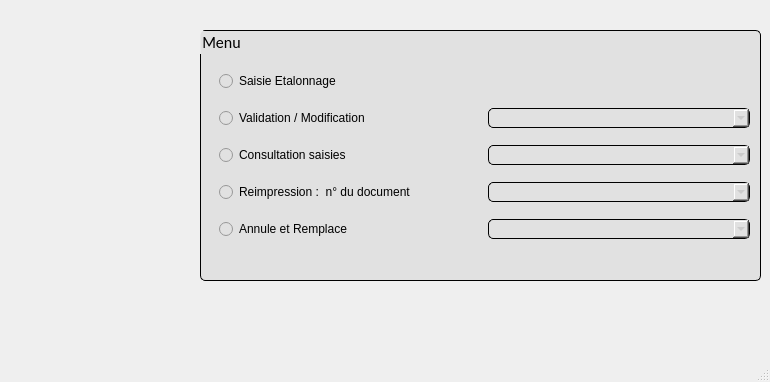
<?xml version="1.0" encoding="UTF-8"?>
<ui version="4.0">
 <class>Menu</class>
 <widget class="QMainWindow" name="Menu">
  <property name="enabled">
   <bool>true</bool>
  </property>
  <property name="geometry">
   <rect>
    <x>0</x>
    <y>0</y>
    <width>770</width>
    <height>382</height>
   </rect>
  </property>
  <property name="minimumSize">
   <size>
    <width>770</width>
    <height>346</height>
   </size>
  </property>
  <property name="maximumSize">
   <size>
    <width>770</width>
    <height>467</height>
   </size>
  </property>
  <property name="windowTitle">
   <string>Menu Etalonnage en Temperature</string>
  </property>
  <property name="whatsThis">
   <string>&lt;html&gt;&lt;head/&gt;&lt;body&gt;&lt;p&gt;&lt;img src=&quot;:/newPrefix/LOGO REACTUALISE.bmp&quot;/&gt;&lt;/p&gt;&lt;/body&gt;&lt;/html&gt;</string>
  </property>
  <property name="autoFillBackground">
   <bool>false</bool>
  </property>
  <property name="styleSheet">
   <string notr="true">QGroupBox {
background-color: rgb(225, 225, 225); 
border: 1px solid Black;
border-radius: 5px;
 margin-top: 1ex; /* leave space at the top for the title */
 }

QRadioButton{
background-color: rgb(225, 225, 225);}


QComboBox {
background-color: rgb(225, 225, 225);
border: 1px solid Black;
border-radius: 5px;
padding: 1px 18px 1px 3px;}

QLineEdit {
     border: 1px solid Black;
     border-radius: 5px;}

</string>
  </property>
  <property name="toolButtonStyle">
   <enum>Qt::ToolButtonIconOnly</enum>
  </property>
  <property name="tabShape">
   <enum>QTabWidget::Rounded</enum>
  </property>
  <widget class="QWidget" name="centralwidget">
   <widget class="QGroupBox" name="groupBox">
    <property name="geometry">
     <rect>
      <x>200</x>
      <y>30</y>
      <width>561</width>
      <height>251</height>
     </rect>
    </property>
    <property name="font">
     <font>
      <family>Calibri</family>
      <pointsize>12</pointsize>
     </font>
    </property>
    <property name="title">
     <string>Menu</string>
    </property>
    <widget class="QWidget" name="gridLayoutWidget">
     <property name="geometry">
      <rect>
       <x>19</x>
       <y>30</y>
       <width>531</width>
       <height>191</height>
      </rect>
     </property>
     <layout class="QGridLayout" name="gridLayout">
      <item row="0" column="0">
       <widget class="QRadioButton" name="radioButton_saisie_etal">
        <property name="font">
         <font>
          <pointsize>9</pointsize>
         </font>
        </property>
        <property name="text">
         <string>Saisie Etalonnage </string>
        </property>
       </widget>
      </item>
      <item row="1" column="0">
       <widget class="QRadioButton" name="radioButton_validation">
        <property name="font">
         <font>
          <pointsize>9</pointsize>
         </font>
        </property>
        <property name="text">
         <string>Validation / Modification</string>
        </property>
       </widget>
      </item>
      <item row="2" column="0">
       <widget class="QRadioButton" name="radioButton_consultation">
        <property name="font">
         <font>
          <pointsize>9</pointsize>
         </font>
        </property>
        <property name="text">
         <string>Consultation saisies</string>
        </property>
       </widget>
      </item>
      <item row="1" column="1">
       <widget class="QComboBox" name="comboBox_validation_n_doc">
        <property name="enabled">
         <bool>false</bool>
        </property>
        <property name="editable">
         <bool>true</bool>
        </property>
       </widget>
      </item>
      <item row="2" column="1">
       <widget class="QComboBox" name="comboBox_consultation">
        <property name="enabled">
         <bool>false</bool>
        </property>
        <property name="editable">
         <bool>true</bool>
        </property>
       </widget>
      </item>
      <item row="4" column="0">
       <widget class="QRadioButton" name="radioButton_annule_remplace">
        <property name="font">
         <font>
          <pointsize>9</pointsize>
         </font>
        </property>
        <property name="text">
         <string>Annule et Remplace</string>
        </property>
       </widget>
      </item>
      <item row="3" column="0">
       <widget class="QRadioButton" name="radioButton_reeimpression">
        <property name="font">
         <font>
          <pointsize>9</pointsize>
         </font>
        </property>
        <property name="text">
         <string>Reimpression :  n° du document</string>
        </property>
       </widget>
      </item>
      <item row="4" column="1">
       <widget class="QComboBox" name="comboBox_annule_remplace_n_doc">
        <property name="enabled">
         <bool>false</bool>
        </property>
        <property name="editable">
         <bool>true</bool>
        </property>
       </widget>
      </item>
      <item row="3" column="1">
       <widget class="QComboBox" name="comboBox_reeimp_n_document">
        <property name="enabled">
         <bool>false</bool>
        </property>
        <property name="editable">
         <bool>true</bool>
        </property>
       </widget>
      </item>
     </layout>
    </widget>
   </widget>
   <widget class="QLabel" name="label">
    <property name="geometry">
     <rect>
      <x>20</x>
      <y>10</y>
      <width>171</width>
      <height>201</height>
     </rect>
    </property>
    <property name="text">
     <string/>
    </property>
    <property name="pixmap">
     <pixmap>LOGO_REACTUALISE_petit_format.png</pixmap>
    </property>
   </widget>
  </widget>
  <widget class="QMenuBar" name="menubar">
   <property name="geometry">
    <rect>
     <x>0</x>
     <y>0</y>
     <width>770</width>
     <height>21</height>
    </rect>
   </property>
  </widget>
  <widget class="QStatusBar" name="statusbar"/>
 </widget>
 <resources/>
 <connections>
  <connection>
   <sender>radioButton_saisie_etal</sender>
   <signal>clicked(bool)</signal>
   <receiver>comboBox_validation_n_doc</receiver>
   <slot>setDisabled(bool)</slot>
   <hints>
    <hint type="sourcelabel">
     <x>290</x>
     <y>110</y>
    </hint>
    <hint type="destinationlabel">
     <x>504</x>
     <y>140</y>
    </hint>
   </hints>
  </connection>
  <connection>
   <sender>radioButton_saisie_etal</sender>
   <signal>clicked(bool)</signal>
   <receiver>comboBox_validation_n_doc</receiver>
   <slot>clear()</slot>
   <hints>
    <hint type="sourcelabel">
     <x>397</x>
     <y>96</y>
    </hint>
    <hint type="destinationlabel">
     <x>532</x>
     <y>138</y>
    </hint>
   </hints>
  </connection>
  <connection>
   <sender>radioButton_saisie_etal</sender>
   <signal>clicked(bool)</signal>
   <receiver>comboBox_consultation</receiver>
   <slot>setDisabled(bool)</slot>
   <hints>
    <hint type="sourcelabel">
     <x>291</x>
     <y>102</y>
    </hint>
    <hint type="destinationlabel">
     <x>522</x>
     <y>178</y>
    </hint>
   </hints>
  </connection>
  <connection>
   <sender>radioButton_saisie_etal</sender>
   <signal>clicked(bool)</signal>
   <receiver>comboBox_consultation</receiver>
   <slot>clear()</slot>
   <hints>
    <hint type="sourcelabel">
     <x>446</x>
     <y>100</y>
    </hint>
    <hint type="destinationlabel">
     <x>530</x>
     <y>177</y>
    </hint>
   </hints>
  </connection>
  <connection>
   <sender>radioButton_saisie_etal</sender>
   <signal>clicked(bool)</signal>
   <receiver>comboBox_reeimp_n_document</receiver>
   <slot>setDisabled(bool)</slot>
   <hints>
    <hint type="sourcelabel">
     <x>344</x>
     <y>102</y>
    </hint>
    <hint type="destinationlabel">
     <x>514</x>
     <y>219</y>
    </hint>
   </hints>
  </connection>
  <connection>
   <sender>radioButton_saisie_etal</sender>
   <signal>clicked(bool)</signal>
   <receiver>comboBox_reeimp_n_document</receiver>
   <slot>clear()</slot>
   <hints>
    <hint type="sourcelabel">
     <x>364</x>
     <y>105</y>
    </hint>
    <hint type="destinationlabel">
     <x>521</x>
     <y>213</y>
    </hint>
   </hints>
  </connection>
  <connection>
   <sender>radioButton_saisie_etal</sender>
   <signal>clicked(bool)</signal>
   <receiver>comboBox_annule_remplace_n_doc</receiver>
   <slot>setDisabled(bool)</slot>
   <hints>
    <hint type="sourcelabel">
     <x>313</x>
     <y>103</y>
    </hint>
    <hint type="destinationlabel">
     <x>535</x>
     <y>252</y>
    </hint>
   </hints>
  </connection>
  <connection>
   <sender>radioButton_saisie_etal</sender>
   <signal>clicked(bool)</signal>
   <receiver>comboBox_annule_remplace_n_doc</receiver>
   <slot>clear()</slot>
   <hints>
    <hint type="sourcelabel">
     <x>241</x>
     <y>102</y>
    </hint>
    <hint type="destinationlabel">
     <x>590</x>
     <y>249</y>
    </hint>
   </hints>
  </connection>
  <connection>
   <sender>radioButton_validation</sender>
   <signal>clicked(bool)</signal>
   <receiver>comboBox_validation_n_doc</receiver>
   <slot>setEnabled(bool)</slot>
   <hints>
    <hint type="sourcelabel">
     <x>253</x>
     <y>136</y>
    </hint>
    <hint type="destinationlabel">
     <x>547</x>
     <y>142</y>
    </hint>
   </hints>
  </connection>
  <connection>
   <sender>radioButton_validation</sender>
   <signal>clicked(bool)</signal>
   <receiver>comboBox_validation_n_doc</receiver>
   <slot>clear()</slot>
   <hints>
    <hint type="sourcelabel">
     <x>393</x>
     <y>138</y>
    </hint>
    <hint type="destinationlabel">
     <x>532</x>
     <y>143</y>
    </hint>
   </hints>
  </connection>
  <connection>
   <sender>radioButton_validation</sender>
   <signal>clicked(bool)</signal>
   <receiver>comboBox_consultation</receiver>
   <slot>setDisabled(bool)</slot>
   <hints>
    <hint type="sourcelabel">
     <x>350</x>
     <y>142</y>
    </hint>
    <hint type="destinationlabel">
     <x>515</x>
     <y>179</y>
    </hint>
   </hints>
  </connection>
  <connection>
   <sender>radioButton_validation</sender>
   <signal>clicked(bool)</signal>
   <receiver>comboBox_consultation</receiver>
   <slot>clear()</slot>
   <hints>
    <hint type="sourcelabel">
     <x>392</x>
     <y>143</y>
    </hint>
    <hint type="destinationlabel">
     <x>504</x>
     <y>175</y>
    </hint>
   </hints>
  </connection>
  <connection>
   <sender>radioButton_validation</sender>
   <signal>clicked(bool)</signal>
   <receiver>comboBox_reeimp_n_document</receiver>
   <slot>setDisabled(bool)</slot>
   <hints>
    <hint type="sourcelabel">
     <x>371</x>
     <y>138</y>
    </hint>
    <hint type="destinationlabel">
     <x>494</x>
     <y>211</y>
    </hint>
   </hints>
  </connection>
  <connection>
   <sender>radioButton_validation</sender>
   <signal>clicked(bool)</signal>
   <receiver>comboBox_reeimp_n_document</receiver>
   <slot>clear()</slot>
   <hints>
    <hint type="sourcelabel">
     <x>313</x>
     <y>138</y>
    </hint>
    <hint type="destinationlabel">
     <x>499</x>
     <y>213</y>
    </hint>
   </hints>
  </connection>
  <connection>
   <sender>radioButton_validation</sender>
   <signal>clicked(bool)</signal>
   <receiver>comboBox_annule_remplace_n_doc</receiver>
   <slot>setDisabled(bool)</slot>
   <hints>
    <hint type="sourcelabel">
     <x>279</x>
     <y>137</y>
    </hint>
    <hint type="destinationlabel">
     <x>509</x>
     <y>250</y>
    </hint>
   </hints>
  </connection>
  <connection>
   <sender>radioButton_validation</sender>
   <signal>clicked(bool)</signal>
   <receiver>comboBox_annule_remplace_n_doc</receiver>
   <slot>clear()</slot>
   <hints>
    <hint type="sourcelabel">
     <x>304</x>
     <y>142</y>
    </hint>
    <hint type="destinationlabel">
     <x>496</x>
     <y>245</y>
    </hint>
   </hints>
  </connection>
  <connection>
   <sender>radioButton_consultation</sender>
   <signal>clicked(bool)</signal>
   <receiver>comboBox_consultation</receiver>
   <slot>setEnabled(bool)</slot>
   <hints>
    <hint type="sourcelabel">
     <x>278</x>
     <y>177</y>
    </hint>
    <hint type="destinationlabel">
     <x>532</x>
     <y>177</y>
    </hint>
   </hints>
  </connection>
  <connection>
   <sender>radioButton_consultation</sender>
   <signal>clicked(bool)</signal>
   <receiver>comboBox_consultation</receiver>
   <slot>clear()</slot>
   <hints>
    <hint type="sourcelabel">
     <x>340</x>
     <y>175</y>
    </hint>
    <hint type="destinationlabel">
     <x>496</x>
     <y>180</y>
    </hint>
   </hints>
  </connection>
  <connection>
   <sender>radioButton_consultation</sender>
   <signal>clicked(bool)</signal>
   <receiver>comboBox_validation_n_doc</receiver>
   <slot>setDisabled(bool)</slot>
   <hints>
    <hint type="sourcelabel">
     <x>394</x>
     <y>168</y>
    </hint>
    <hint type="destinationlabel">
     <x>522</x>
     <y>141</y>
    </hint>
   </hints>
  </connection>
  <connection>
   <sender>radioButton_consultation</sender>
   <signal>clicked(bool)</signal>
   <receiver>comboBox_validation_n_doc</receiver>
   <slot>clear()</slot>
   <hints>
    <hint type="sourcelabel">
     <x>401</x>
     <y>174</y>
    </hint>
    <hint type="destinationlabel">
     <x>525</x>
     <y>136</y>
    </hint>
   </hints>
  </connection>
  <connection>
   <sender>radioButton_consultation</sender>
   <signal>clicked(bool)</signal>
   <receiver>comboBox_reeimp_n_document</receiver>
   <slot>setDisabled(bool)</slot>
   <hints>
    <hint type="sourcelabel">
     <x>306</x>
     <y>172</y>
    </hint>
    <hint type="destinationlabel">
     <x>508</x>
     <y>219</y>
    </hint>
   </hints>
  </connection>
  <connection>
   <sender>radioButton_consultation</sender>
   <signal>clicked(bool)</signal>
   <receiver>comboBox_reeimp_n_document</receiver>
   <slot>clear()</slot>
   <hints>
    <hint type="sourcelabel">
     <x>348</x>
     <y>175</y>
    </hint>
    <hint type="destinationlabel">
     <x>505</x>
     <y>217</y>
    </hint>
   </hints>
  </connection>
  <connection>
   <sender>radioButton_consultation</sender>
   <signal>clicked(bool)</signal>
   <receiver>comboBox_annule_remplace_n_doc</receiver>
   <slot>setDisabled(bool)</slot>
   <hints>
    <hint type="sourcelabel">
     <x>324</x>
     <y>180</y>
    </hint>
    <hint type="destinationlabel">
     <x>517</x>
     <y>251</y>
    </hint>
   </hints>
  </connection>
  <connection>
   <sender>radioButton_consultation</sender>
   <signal>clicked(bool)</signal>
   <receiver>comboBox_annule_remplace_n_doc</receiver>
   <slot>clear()</slot>
   <hints>
    <hint type="sourcelabel">
     <x>370</x>
     <y>175</y>
    </hint>
    <hint type="destinationlabel">
     <x>513</x>
     <y>243</y>
    </hint>
   </hints>
  </connection>
  <connection>
   <sender>radioButton_reeimpression</sender>
   <signal>clicked(bool)</signal>
   <receiver>comboBox_reeimp_n_document</receiver>
   <slot>setEnabled(bool)</slot>
   <hints>
    <hint type="sourcelabel">
     <x>270</x>
     <y>210</y>
    </hint>
    <hint type="destinationlabel">
     <x>488</x>
     <y>209</y>
    </hint>
   </hints>
  </connection>
  <connection>
   <sender>radioButton_reeimpression</sender>
   <signal>clicked(bool)</signal>
   <receiver>comboBox_reeimp_n_document</receiver>
   <slot>clear()</slot>
   <hints>
    <hint type="sourcelabel">
     <x>346</x>
     <y>205</y>
    </hint>
    <hint type="destinationlabel">
     <x>507</x>
     <y>210</y>
    </hint>
   </hints>
  </connection>
  <connection>
   <sender>radioButton_reeimpression</sender>
   <signal>clicked(bool)</signal>
   <receiver>comboBox_validation_n_doc</receiver>
   <slot>setDisabled(bool)</slot>
   <hints>
    <hint type="sourcelabel">
     <x>251</x>
     <y>210</y>
    </hint>
    <hint type="destinationlabel">
     <x>550</x>
     <y>137</y>
    </hint>
   </hints>
  </connection>
  <connection>
   <sender>radioButton_reeimpression</sender>
   <signal>clicked(bool)</signal>
   <receiver>comboBox_validation_n_doc</receiver>
   <slot>clear()</slot>
   <hints>
    <hint type="sourcelabel">
     <x>317</x>
     <y>210</y>
    </hint>
    <hint type="destinationlabel">
     <x>609</x>
     <y>139</y>
    </hint>
   </hints>
  </connection>
  <connection>
   <sender>radioButton_reeimpression</sender>
   <signal>clicked(bool)</signal>
   <receiver>comboBox_consultation</receiver>
   <slot>setDisabled(bool)</slot>
   <hints>
    <hint type="sourcelabel">
     <x>362</x>
     <y>212</y>
    </hint>
    <hint type="destinationlabel">
     <x>535</x>
     <y>179</y>
    </hint>
   </hints>
  </connection>
  <connection>
   <sender>radioButton_reeimpression</sender>
   <signal>clicked(bool)</signal>
   <receiver>comboBox_consultation</receiver>
   <slot>clear()</slot>
   <hints>
    <hint type="sourcelabel">
     <x>348</x>
     <y>212</y>
    </hint>
    <hint type="destinationlabel">
     <x>668</x>
     <y>175</y>
    </hint>
   </hints>
  </connection>
  <connection>
   <sender>radioButton_reeimpression</sender>
   <signal>clicked(bool)</signal>
   <receiver>comboBox_annule_remplace_n_doc</receiver>
   <slot>setDisabled(bool)</slot>
   <hints>
    <hint type="sourcelabel">
     <x>296</x>
     <y>204</y>
    </hint>
    <hint type="destinationlabel">
     <x>519</x>
     <y>252</y>
    </hint>
   </hints>
  </connection>
  <connection>
   <sender>radioButton_reeimpression</sender>
   <signal>clicked(bool)</signal>
   <receiver>comboBox_annule_remplace_n_doc</receiver>
   <slot>clear()</slot>
   <hints>
    <hint type="sourcelabel">
     <x>363</x>
     <y>213</y>
    </hint>
    <hint type="destinationlabel">
     <x>538</x>
     <y>245</y>
    </hint>
   </hints>
  </connection>
  <connection>
   <sender>radioButton_annule_remplace</sender>
   <signal>clicked(bool)</signal>
   <receiver>comboBox_annule_remplace_n_doc</receiver>
   <slot>setEnabled(bool)</slot>
   <hints>
    <hint type="sourcelabel">
     <x>464</x>
     <y>247</y>
    </hint>
    <hint type="destinationlabel">
     <x>508</x>
     <y>252</y>
    </hint>
   </hints>
  </connection>
  <connection>
   <sender>radioButton_annule_remplace</sender>
   <signal>clicked(bool)</signal>
   <receiver>comboBox_annule_remplace_n_doc</receiver>
   <slot>clear()</slot>
   <hints>
    <hint type="sourcelabel">
     <x>403</x>
     <y>247</y>
    </hint>
    <hint type="destinationlabel">
     <x>507</x>
     <y>252</y>
    </hint>
   </hints>
  </connection>
  <connection>
   <sender>radioButton_annule_remplace</sender>
   <signal>clicked(bool)</signal>
   <receiver>comboBox_validation_n_doc</receiver>
   <slot>setDisabled(bool)</slot>
   <hints>
    <hint type="sourcelabel">
     <x>407</x>
     <y>250</y>
    </hint>
    <hint type="destinationlabel">
     <x>557</x>
     <y>144</y>
    </hint>
   </hints>
  </connection>
  <connection>
   <sender>radioButton_annule_remplace</sender>
   <signal>clicked(bool)</signal>
   <receiver>comboBox_validation_n_doc</receiver>
   <slot>clear()</slot>
   <hints>
    <hint type="sourcelabel">
     <x>404</x>
     <y>245</y>
    </hint>
    <hint type="destinationlabel">
     <x>655</x>
     <y>139</y>
    </hint>
   </hints>
  </connection>
  <connection>
   <sender>radioButton_annule_remplace</sender>
   <signal>clicked(bool)</signal>
   <receiver>comboBox_consultation</receiver>
   <slot>setDisabled(bool)</slot>
   <hints>
    <hint type="sourcelabel">
     <x>394</x>
     <y>252</y>
    </hint>
    <hint type="destinationlabel">
     <x>608</x>
     <y>180</y>
    </hint>
   </hints>
  </connection>
  <connection>
   <sender>radioButton_annule_remplace</sender>
   <signal>clicked(bool)</signal>
   <receiver>comboBox_consultation</receiver>
   <slot>clear()</slot>
   <hints>
    <hint type="sourcelabel">
     <x>404</x>
     <y>243</y>
    </hint>
    <hint type="destinationlabel">
     <x>686</x>
     <y>174</y>
    </hint>
   </hints>
  </connection>
  <connection>
   <sender>radioButton_annule_remplace</sender>
   <signal>clicked(bool)</signal>
   <receiver>comboBox_reeimp_n_document</receiver>
   <slot>setDisabled(bool)</slot>
   <hints>
    <hint type="sourcelabel">
     <x>399</x>
     <y>247</y>
    </hint>
    <hint type="destinationlabel">
     <x>615</x>
     <y>219</y>
    </hint>
   </hints>
  </connection>
  <connection>
   <sender>radioButton_annule_remplace</sender>
   <signal>clicked(bool)</signal>
   <receiver>comboBox_reeimp_n_document</receiver>
   <slot>clear()</slot>
   <hints>
    <hint type="sourcelabel">
     <x>383</x>
     <y>249</y>
    </hint>
    <hint type="destinationlabel">
     <x>635</x>
     <y>218</y>
    </hint>
   </hints>
  </connection>
 </connections>
</ui>
